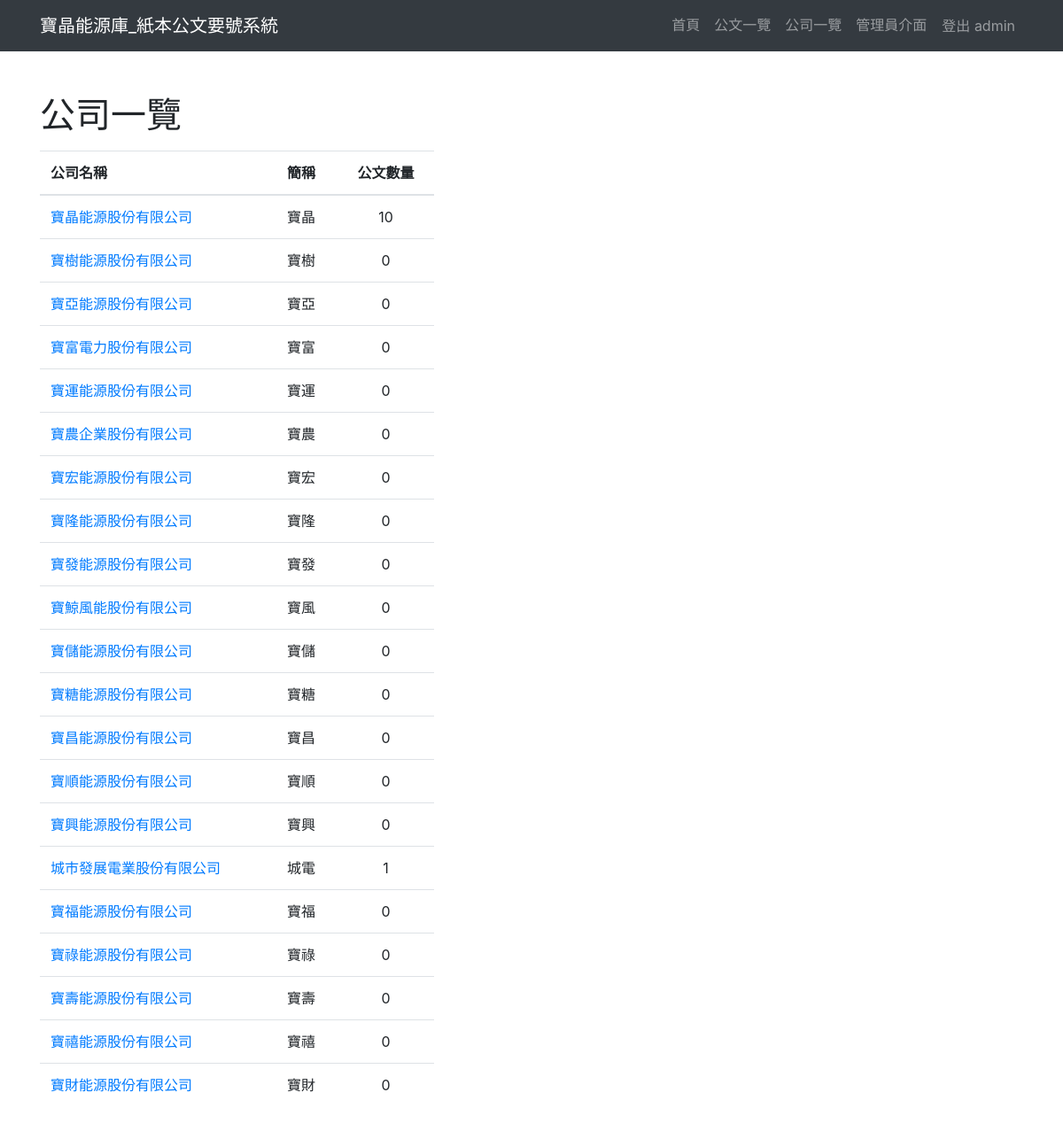
Screenshot of /docnum/company/ (signed in) with the database file from the repository.
### docnum/models.py (models this page shows, shortened)
class Company(models.Model):
    fullname = models.CharField(max_length=40)
    shortname = models.CharField(max_length=10)
    addtime = models.DateTimeField(auto_now_add=True)
    updatetime = models.DateTimeField(auto_now=True)
    valid = models.BooleanField(default=True)

### docnum/views.py (the view)
# urls.py: path('company/', views.comp_list, name="Comp_index"),
def comp_list(request):
    comps = Company.objects.all()
    template = loader.get_template("docnum/company/list.html")
    context = {
        'comp_list': comps,
    }
    return HttpResponse(template.render(context, request))

### templates/docnum/company/list.html (shortened to what this page needs)
{% extends 'frame/base.html' %}
{% block content %}
  <section id="doclist" class="py-3">
    <div class="container py-3">
      <h1 class="my-3">公司一覽</h1>
      <div class="row">
        <div class="col-5">
          <div class="table-responsive">
            <table class="table table-hover">
              <thead>
                <tr>
                  <th scope="col">公司名稱</th>
                  <th scope="col">簡稱</th>
                  <th scope="col" class="text-center">公文數量</th>
                </tr>
              </thead>
              <tbody>
                {% for comp in comp_list %}
                <tr>
                  <td><a href="{% url 'Comp_detail' comp.id %}">{{ comp.fullname }}</a></td>
                  <td>{{ comp.shortname }}</td>
                  <td class="text-center">{{ comp.officaldocs.count }}</td>
                </tr>
                {% empty %}
                  <tr>
                    <td colspan="6"> Empty </td>
                  </tr>
                {% endfor %}
              </tbody>
            </table>
          </div>
        </div>
      </div>
    </div>
  </section>
{% endblock %}

### templates/frame/base.html (shortened to what this page needs)
<!DOCTYPE html>
<html lang="en">
{% load static %}
<head>
  <link href="/static/bootstrap/css/bootstrap.min.css" rel="stylesheet">
  <link href="https://cdn.jsdelivr.net/npm/select2@4.1.0-rc.0/dist/css/select2.css" rel="stylesheet" />
  <link rel="stylesheet" href="https://cdn.jsdelivr.net/npm/@ttskch/select2-bootstrap4-theme@x.x.x/dist/select2-bootstrap4.min.css">
</head>
<body>
  <nav class="navbar navbar-expand-lg navbar-dark bg-dark static-top">
    <div class="container">
      <a class="navbar-brand" href="{% url 'Site_index' %}">寶晶能源庫_紙本公文要號系統</a>
      <div class="collapse navbar-collapse" id="navbarResponsive">
        <ul class="navbar-nav ml-auto">
          <li class="nav-item">
            <a class="nav-link" href="{% url 'Site_index' %}">首頁
            </a>
          </li>
          <li class="nav-item">
            <a class="nav-link" href="{% url 'Doc_index' %}">公文一覽</a>
          </li>
          <li class="nav-item">
            <a class="nav-link" href="{% url 'Comp_index' %}">公司一覽</a>
          </li>
          {% if user.is_superuser %}
            <li class="nav-item">
              <a class="nav-link" href="/admin/">管理員介面</a>
            </li>
          {% endif %}
          <li class="nav-item">
            {% if request.user.is_authenticated %}
              <a class="nav-link btn"  href="{% url 'Logout' %}">登出 {{ user.get_username }}</a>
            {% else %}
              <a class="nav-link btn" href="{% url 'Login' %}">登入</a>
            {% endif %}
          </li>
        </ul>
      </div>
    </div>
  </nav>
  {% block content %}{% endblock %}
</body>
</html>

### rows the page displays
Company: fullname "寶晶能源股份有限公司", shortname "寶晶", officaldocs.count "10"
Company: fullname "寶樹能源股份有限公司", shortname "寶樹", officaldocs.count "0"
Company: fullname "寶亞能源股份有限公司", shortname "寶亞", officaldocs.count "0"
Company: fullname "寶富電力股份有限公司", shortname "寶富", officaldocs.count "0"
Company: fullname "寶運能源股份有限公司", shortname "寶運", officaldocs.count "0"
Company: fullname "寶農企業股份有限公司", shortname "寶農", officaldocs.count "0"
Company: fullname "寶宏能源股份有限公司", shortname "寶宏", officaldocs.count "0"
Company: fullname "寶隆能源股份有限公司", shortname "寶隆", officaldocs.count "0"
Company: fullname "寶發能源股份有限公司", shortname "寶發", officaldocs.count "0"
Company: fullname "寶鯨風能股份有限公司", shortname "寶風", officaldocs.count "0"
Company: fullname "寶儲能源股份有限公司", shortname "寶儲", officaldocs.count "0"
Company: fullname "寶糖能源股份有限公司", shortname "寶糖", officaldocs.count "0"
Company: fullname "寶昌能源股份有限公司", shortname "寶昌", officaldocs.count "0"
Company: fullname "寶順能源股份有限公司", shortname "寶順", officaldocs.count "0"
Company: fullname "寶興能源股份有限公司", shortname "寶興", officaldocs.count "0"
Company: fullname "城市發展電業股份有限公司", shortname "城電", officaldocs.count "1"
Company: fullname "寶福能源股份有限公司", shortname "寶福", officaldocs.count "0"
Company: fullname "寶祿能源股份有限公司", shortname "寶祿", officaldocs.count "0"
Company: fullname "寶壽能源股份有限公司", shortname "寶壽", officaldocs.count "0"
Company: fullname "寶禧能源股份有限公司", shortname "寶禧", officaldocs.count "0"
Company: fullname "寶財能源股份有限公司", shortname "寶財", officaldocs.count "0"

### other values shown
{{ user.get_username }} "admin"
